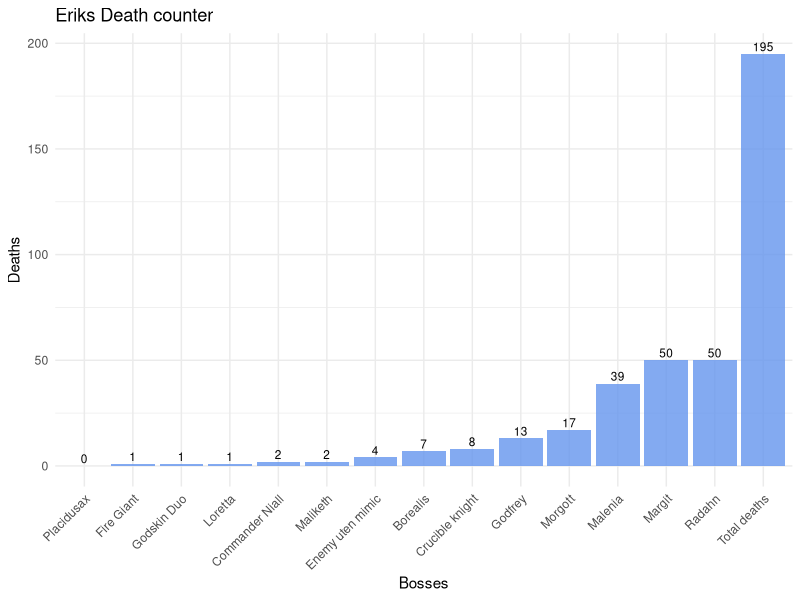

Write the R code that produced this figure.
## ---- chunk 1
#Loading packages needed
library(tidyverse)

# Storing data in a tibble
deaths <- tibble(
  name = c("Margit", "Radahn", "Morgott", "Godfrey", "Commander Niall", "Borealis", "Fire Giant", "Godskin Duo", "Crucible knight", "Placidusax", "Enemy uten mimic", "Maliketh", "Loretta", "Malenia"),
  deaths = c(50, 50, 17, 13, 2, 7, 1, 1, 8, 0, 4, 2, 1, 39)
)

# Summing the total deaths
total_deaths <- deaths %>%
  summarise(deaths = sum(deaths)) %>%
# adding total deaths to the tibble and naming it total deaths
  mutate(name = "Total deaths") %>%
  select(name, deaths) %>%
  bind_rows(deaths, .)
## ---- chunk 2
# Creating a bar plot
ggplot(total_deaths, aes(x = name, y = deaths)) +
  geom_col(fill = "cornflowerblue", alpha = 0.8) +
  geom_text(aes(label = deaths), vjust = -0.3, size = 3) +
  labs(title = "Eriks Death counter",
       x = "Bosses",
       y = "Deaths") +
  theme_minimal() +
  theme(axis.text.x = element_text(angle = 45, hjust = 1))+
  # making the bars go from lowest to highest
  scale_x_discrete(limits = total_deaths$name[order(total_deaths$deaths)])
